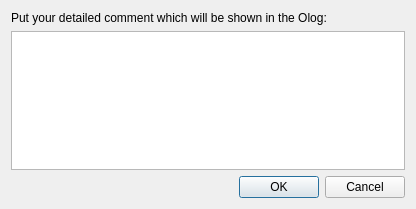
<?xml version="1.0" encoding="UTF-8"?>
<ui version="4.0">
 <class>commentdetail</class>
 <widget class="QDialog" name="commentdetail">
  <property name="geometry">
   <rect>
    <x>0</x>
    <y>0</y>
    <width>416</width>
    <height>209</height>
   </rect>
  </property>
  <property name="windowTitle">
   <string>Comment</string>
  </property>
  <layout class="QVBoxLayout" name="verticalLayout">
   <item>
    <layout class="QHBoxLayout" name="horizontalLayout"/>
   </item>
   <item>
    <widget class="QLabel" name="label_2">
     <property name="text">
      <string>Put your detailed comment which will be shown in the Olog:</string>
     </property>
    </widget>
   </item>
   <item>
    <widget class="QTextEdit" name="commentTextEdit"/>
   </item>
   <item>
    <widget class="QDialogButtonBox" name="buttonBox">
     <property name="orientation">
      <enum>Qt::Horizontal</enum>
     </property>
     <property name="standardButtons">
      <set>QDialogButtonBox::Cancel|QDialogButtonBox::Ok</set>
     </property>
    </widget>
   </item>
  </layout>
 </widget>
 <tabstops>
  <tabstop>buttonBox</tabstop>
 </tabstops>
 <resources/>
 <connections>
  <connection>
   <sender>buttonBox</sender>
   <signal>accepted()</signal>
   <receiver>commentdetail</receiver>
   <slot>accept()</slot>
   <hints>
    <hint type="sourcelabel">
     <x>222</x>
     <y>165</y>
    </hint>
    <hint type="destinationlabel">
     <x>119</x>
     <y>155</y>
    </hint>
   </hints>
  </connection>
  <connection>
   <sender>buttonBox</sender>
   <signal>rejected()</signal>
   <receiver>commentdetail</receiver>
   <slot>reject()</slot>
   <hints>
    <hint type="sourcelabel">
     <x>321</x>
     <y>172</y>
    </hint>
    <hint type="destinationlabel">
     <x>142</x>
     <y>166</y>
    </hint>
   </hints>
  </connection>
  <connection>
   <sender>commentTextEdit</sender>
   <signal>textChanged()</signal>
   <receiver>commentdetail</receiver>
   <slot>on_commentTextEdit_textChanged()</slot>
   <hints>
    <hint type="sourcelabel">
     <x>207</x>
     <y>113</y>
    </hint>
    <hint type="destinationlabel">
     <x>207</x>
     <y>104</y>
    </hint>
   </hints>
  </connection>
 </connections>
</ui>
